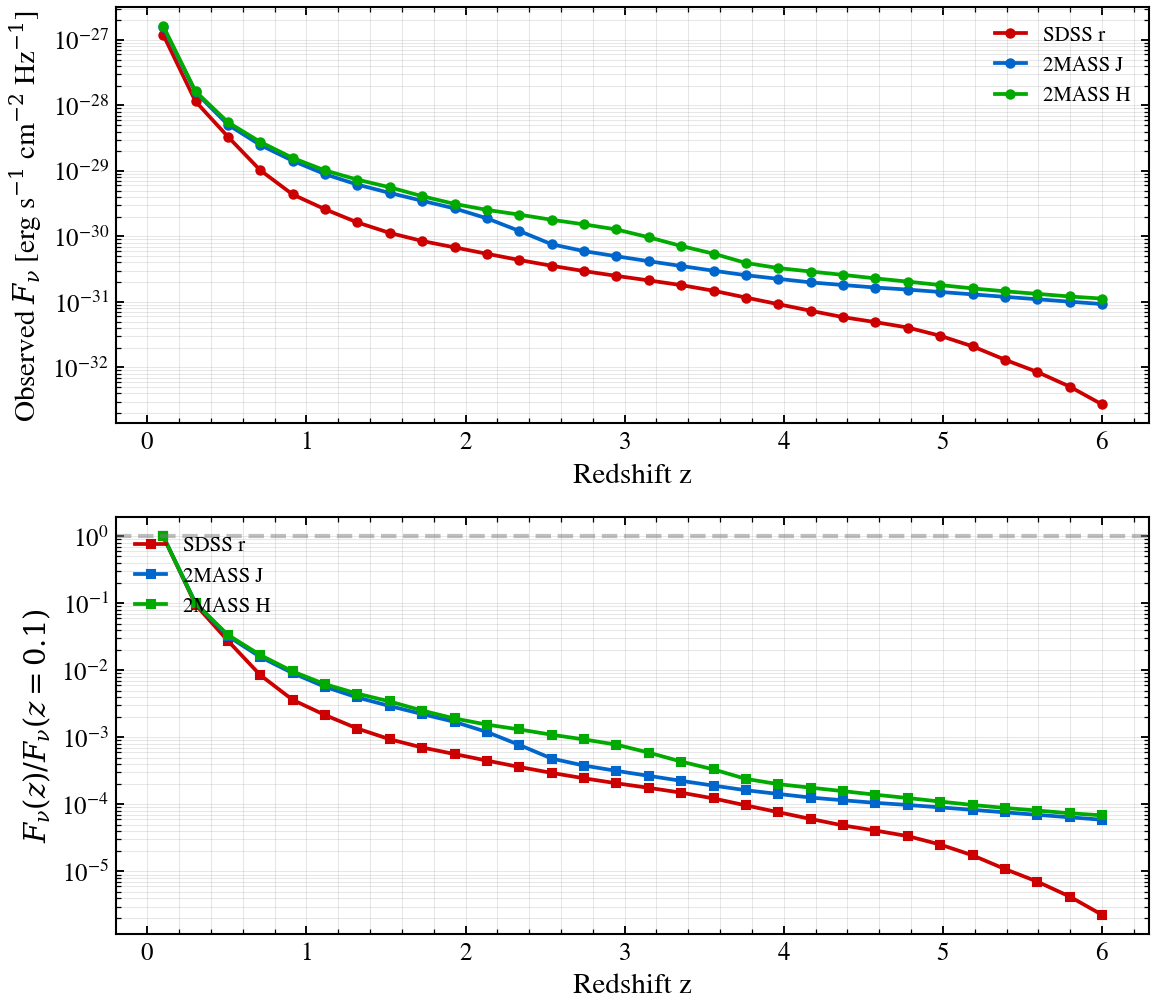

Source code (Python):
"""
Cosmic dimming and K-correction with redshift
==============================================

How does the observed photometric flux of a FIXED-luminosity galaxy decline with
redshift? We track a star-forming galaxy (log M* = 10.5, SFR = 10 Msun/yr) across
z = 0.1 to 6 in three optical/infrared bands (SDSS r, JWST J, JWST H), visualizing
the three physical effects:

1. **Inverse-luminosity-distance squared** ($(1+z)^{-2}$ geometric dilution) — the
   dominant effect, present in all bands equally.
2. **K-correction** (filter wavelength → rest frame due to redshift) — bands sample
   different parts of the SED as redshift increases, causing differential dimming.
3. **IGM absorption** (Lyman blanketing, Lyman forest) — erases UV flux above z ≳ 3.

The figure shows this via two panels:

- **Top**: Observed F_ν in each band vs redshift, revealing raw flux evolution.
- **Bottom**: Flux normalized to z = 0.1, isolating K-correction and IGM effects
  from the geometric term.

Reference: Tolman (1930) and Whitford (1958) on the meaning of cosmological
surface brightness; Sandage (1988) on K-corrections as pedagogical tools.

.. sphx-glr-precomputed-img:

.. image:: images/sphx_glr_plot_cosmic_dimming_observed_flux_001.png
   :alt: plot_cosmic_dimming_observed_flux
   :class: sphx-glr-single-img

"""

import os

os.environ["TF_CPP_MIN_LOG_LEVEL"] = "2"  # suppress XLA/PjRt C++ INFO+WARNING logs

# sphinx_gallery_thumbnail_number = 1

from pathlib import Path

import jax
import matplotlib

matplotlib.use("Agg")
import matplotlib.pyplot as plt
import numpy as np

jax.config.update("jax_enable_x64", True)

import tengri
from tengri.analysis.plotting import setup_style

setup_style()


def _find_filters():
    """Find filter cache directory in standard locations."""
    for p in [
        Path("data/filters"),
        Path("../data/filters"),
        Path("../../data/filters"),
        Path("../../../data/filters"),
    ]:
        if p.exists():
            return str(p)
    return "data/filters"


# Load SSP stellar population synthesis grid
ssp = tengri.load_ssp()

# Locate filter cache
filter_dir = _find_filters()

# Define the observation: three bands sampling optical to near-infrared
# SDSS r: rest-frame optical, samples Balmer continuum at low z
# 2MASS J, H: rest-frame near-IR, sample stellar continuum longward of 1 µm
filter_names = ["sdss_r", "2mass_j", "2mass_h"]
obs = tengri.Observation(
    photometry=tengri.Photometry.from_names(filter_names, cache_dir=filter_dir)
)

# Build a FIXED star-forming galaxy: constant SFR = 10 Msun/yr, age = 0.5 Gyr
# This matches a starburst or ongoing star-forming main-sequence galaxy.
model = tengri.SEDModel.build(
    ssp,
    observation=obs,
    sfh={
        "type": "tsnorm",  # Truncated normal SFH (analytic burst)
        "*": tengri.FIXED,
        "log_total_mass": 10.0,  # peak SFR = 10 Msun/yr
        "peak_lbt_gyr": 0.5,  # peak at age = 0.5 Gyr lookback time
        "width_gyr": 0.2,  # narrow gaussian → bursty
        "skew": 0.0,
        "trunc": 13.0,  # extend to cosmic age
    },
    dust={
        "type": "two_component",  # Adopted dust attenuation
        "*": tengri.FIXED,
        "tau_diff": 0.3,  # diffuse attenuation optical depth
        "tau_bc": 0.5,  # birth-cloud attenuation
        "slope": -0.7,  # Calzetti-like slope
    },
    redshift=tengri.FIXED,  # Will vary manually
)

# Sample baseline parameters once (deterministic)
baseline_params = dict(model.spec.sample(jax.random.PRNGKey(0)))


# Redshift grid: z = 0.1 to 6.0 in 30 steps (log-spaced for visibility at high z)
z_grid = np.linspace(0.1, 6.0, 30)

# Storage for flux measurements (one row per redshift, one column per band)
flux_observed = np.empty((len(z_grid), len(filter_names)))
flux_observed_normalized = np.empty_like(flux_observed)

# For each redshift, update the model and compute photometry
for i, z in enumerate(z_grid):
    # Build a new model instance with this redshift (only way to vary z post-build)
    z_model = tengri.SEDModel.build(
        ssp,
        observation=obs,
        sfh={
            "type": "tsnorm",
            "*": tengri.FIXED,
            "log_total_mass": 10.0,
            "peak_lbt_gyr": 0.5,
            "width_gyr": 0.2,
            "skew": 0.0,
            "trunc": 13.0,
        },
        dust={
            "type": "two_component",
            "*": tengri.FIXED,
            "tau_diff": 0.3,
            "tau_bc": 0.5,
            "slope": -0.7,
        },
        redshift=tengri.Fixed(float(z)),
    )

    # Copy baseline params and update redshift key explicitly
    params = {**baseline_params, "redshift": float(z)}

    # Predict observed-frame photometric flux [erg/s/cm^2/Hz]
    flux = np.asarray(z_model.predict_photometry(params))
    flux_observed[i, :] = flux

# Normalize to z = 0.1 for the bottom panel
flux_observed_normalized = flux_observed / flux_observed[0, :]

# Create figure with two subplots: raw flux and normalized
fig, (ax_flux, ax_norm) = plt.subplots(2, 1, figsize=(8, 7))

# Band colors and labels
colors = ["#CC0000", "#0066CC", "#00AA00"]
labels = ["SDSS r", "2MASS J", "2MASS H"]

# Top panel: observed F_ν vs redshift
for j, (color, label) in enumerate(zip(colors, labels)):
    ax_flux.semilogy(z_grid, flux_observed[:, j], "o-", color=color, lw=1.8, ms=4, label=label)

ax_flux.set_xlabel("Redshift z")
ax_flux.set_ylabel(r"Observed $F_\nu$ [erg s$^{-1}$ cm$^{-2}$ Hz$^{-1}$]")
ax_flux.legend(frameon=False, loc="upper right", fontsize=10)
ax_flux.grid(True, alpha=0.3, which="both")

# Bottom panel: normalized flux (K-correction + IGM effects isolated)
for j, (color, label) in enumerate(zip(colors, labels)):
    ax_norm.semilogy(
        z_grid, flux_observed_normalized[:, j], "s-", color=color, lw=1.8, ms=4, label=label
    )

ax_norm.set_xlabel("Redshift z")
ax_norm.set_ylabel(r"$F_\nu(z) / F_\nu(z=0.1)$")
ax_norm.legend(frameon=False, loc="upper left", fontsize=10)
ax_norm.grid(True, alpha=0.3, which="both")
ax_norm.axhline(y=1.0, color="gray", linestyle="--", alpha=0.5)

fig.tight_layout()

# Save to script directory
script_dir = Path(__file__).resolve().parent if "__file__" in dir() else Path(".")
plt.savefig(
    str(script_dir / "plot_cosmic_dimming_observed_flux.png"), dpi=150, bbox_inches="tight"
)
plt.close()
